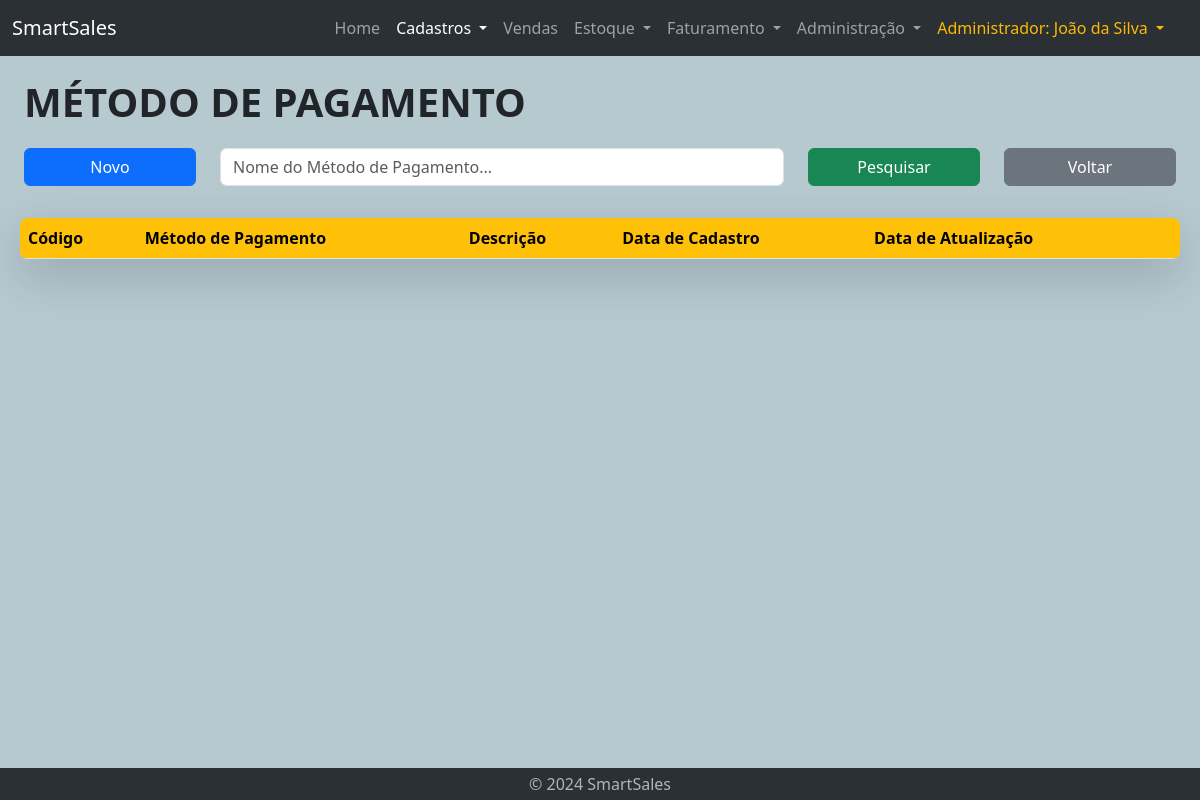
The page /vendedor-lst-metodopagamento.php (signed in) on the database as committed earlier.
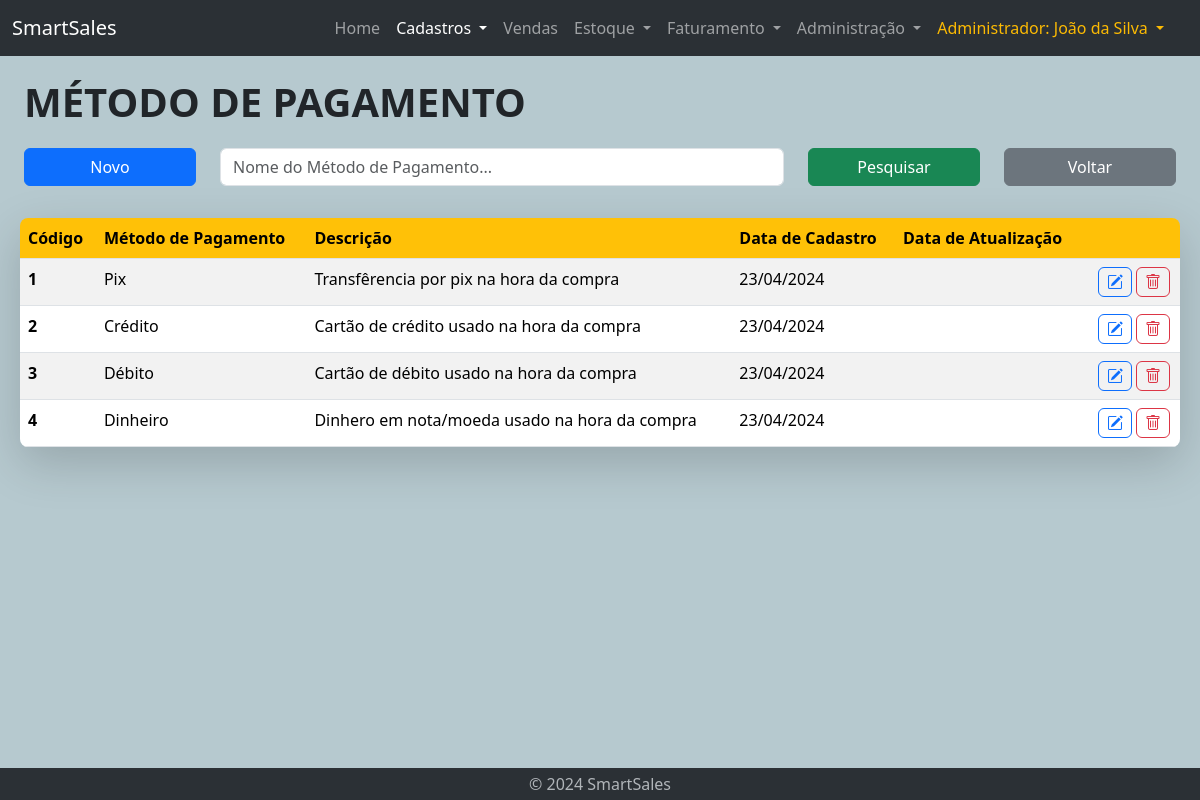
The same page on the database as committed later.
### tables this page shows
CREATE TABLE metodopagamento (
    id int AUTO_INCREMENT PRIMARY KEY,
    nome VARCHAR(255) NOT NULL,
    descricao VARCHAR(1000),
    data_cad DATE,
    data_updt DATE
);

### vendedor-lst-metodopagamento.php (the view, shortened to what this page needs)
<!DOCTYPE html>
<html lang="en">
<head>
    <?php require "geral/links.php" ?>
</head>
<body id="cadastro">
    <?php require "geral/navbar.php" ?>
    <?php require 'bd/connection.php'; ?>
    <div class="container-fluid mt-3 home">
        <div class="container-fluid">
            <div class="title-text">
                MÉTODO DE PAGAMENTO
            </div>
        </div>
        <div class="container-fluid mt-3">
            <form action="vendedor-lst-metodopagamento.php" method="post">
                <div class="row">
                    <div class="col-lg-2 col-sm-2 col-3">
                        <button type="button" class="btn btn-primary mb-3 w-100" onclick="window.location.href='vendedor-cad-metodopagamento.php'">Novo</button>
                    </div>
                    <div class="col-lg-6 col-sm-7 col-9">
                            <input type="text" name="nomeMetodoPagamento" class="form-control mb-3" id="inputPesquisa" placeholder="Nome do Método de Pagamento..."
                                value="<?php echo isset($_POST['nomeMetodoPagamento']) ? $_POST['nomeMetodoPagamento'] : ''; ?>">
                    </div>
                    <div class="col-lg-2 col-sm-3 col-12">
                        <button type="submit" class="btn btn-success mb-3 w-100">Pesquisar</button>
                    </div>
                    <div class="col-lg-2 col-sm-2 col-12">
                        <button type="button" class="btn btn-secondary mb-3 w-100" onclick="window.location.href='vendedor-cadastros-home.php'">Voltar</button>
                    </div>
                </div>
            </form>
        </div>
        <div class="container-fuid mt-3 ms-lg-2 me-lg-2 shadow-lg rounded-3">
            <?php
                $conn = new mysqli($servername, $username, $password, $database);
                $sql = "SELECT t1.id, t1.nome, t1.descricao, t1.data_cad, t1.data_updt FROM metodopagamento t1";
                ?>
                <div class='table-responsive table-wrapper'>
                    <table class='table table-striped table-hover rounded-3 overflow-hidden' id='myTable'>
                	    <thead class='thead-yellow'>
                            <tr>
                                <th scope='col'>Código</th>
                                <th scope='col'>Método de Pagamento</th>
                                <th scope='col'>Descrição</th>
                                <th scope='col'>Data de Cadastro</th>
                                <th scope='col'>Data de Atualização</th>
                                <th scope='col'> </th>
                            </tr>
                	    </thead>
                <?php
                if ($result = $conn->query($sql)) {
                    if ($result->num_rows > 0) {
                        echo "<tbody>";
                        while ($row = $result->fetch_assoc() ) {
                            $dataN = explode('-', $row["data_cad"]);
                            $ano_cad = $dataN[0];
                            $mes_cad = $dataN[1];
                            $dia_cad = $dataN[2];
                            $cod = $row["id"];
                            $nova_data_cad = $dia_cad . '/' . $mes_cad . '/' . $ano_cad;
                            echo "<tr>";
                            echo "  <th scope'row'>";
                            echo $cod;
                            echo "  </th><td>";
                            echo $row["nome"];
                            echo "  </td><td>";
                            echo $row["descricao"];
                            echo "  </td><td>";
                            echo $nova_data_cad;
                            echo "  </td><td>";
                            echo "  </td>";
                ?>
                                <td>
                                    <button type="button" class="btn btn-outline-danger"
                                    data-bs-toggle="tooltip" data-bs-placement="left" data-bs-title="Excluir categoria" data-bs-custom-class="custom-tooltip"
                                    onclick="window.location.href='vendedor-del-metodopagamento.php?id=<?php echo $cod; ?>'">
                                        <a class="bi bi-trash"></a>
                                    </button>
                                    <button type="button" class="btn btn-outline-primary"
                                    data-bs-toggle="tooltip" data-bs-placement="left" data-bs-title="Editar categoria" data-bs-custom-class="custom-tooltip"
                                    onclick="window.location.href='vendedor-updt-metodopagamento.php?id=<?php echo $cod; ?>'">
                                        <a class="bi bi-pencil-square"></a>
                                    </button>
                                </td>
                            </tr>
            <?php
                        }
                        echo "</tbody>";
                    }
                    echo "  </table>";
                    echo "</div>";
                } else {
                    echo "Erro executando SELECT: " . $conn->connect_error;
                }
            ?>
        </div>
    </div>
    <?php require "geral/footer.php" ?>
</body>
</html>

### geral/links.php (shortened to what this page needs)
<link rel="stylesheet" href="framework/bootstrap-5.3.3-dist/css/bootstrap.min.css">
<link rel="stylesheet" href="https://cdn.jsdelivr.net/npm/bootstrap-icons@1.11.3/font/bootstrap-icons.min.css">
<link href="https://cdn.jsdelivr.net/npm/sweetalert2@11.10.8/dist/sweetalert2.min.css" rel="stylesheet">
<link rel="stylesheet" href="css/style.css">

### geral/navbar.php (shortened to what this page needs)
<nav class="navbar navbar-expand-lg bg-body-tertiary" data-bs-theme="dark">
    <div class="container-fluid">
        <a class="navbar-brand" href="home.php">SmartSales</a>
        <div class="offcanvas offcanvas-end" tabindex="-1" id="offcanvasNavbar" aria-labelledby="offcanvasNavbarLabel">
            <div class="offcanvas-body">
                <ul class="navbar-nav justify-content-end flex-grow-1 pe-3">
                    <li class="nav-item">
                        <a class="nav-link" id="home" aria-current="page" href="home.php">Home</a>
                    </li>
                    <li class="nav-item dropdown">
                        <a class="nav-link dropdown-toggle" id="cadastro" href="#" role="button" data-bs-toggle="dropdown" aria-expanded="false">
                            Cadastros
                        </a>
                    </li>
                    <li class="nav-item">
                        <a class="nav-link" id="vendas" href="vendedor-lst-vendas.php" role="button">
                            Vendas
                        </a>
                    </li>
                    <li class="nav-item dropdown">
                        <a class="nav-link dropdown-toggle" id="estoque" href="#" role="button" data-bs-toggle="dropdown" aria-expanded="false">
                            Estoque
                        </a>
                    </li>
                    <li class="nav-item dropdown">
                        <a class="nav-link dropdown-toggle" id="faturamento" href="#" role="button" data-bs-toggle="dropdown" aria-expanded="false">
                            Faturamento
                        </a>
                    </li>
                    <li class="nav-item dropdown">
                        <a class="nav-link dropdown-toggle" id="admin" href="#" role="button" data-bs-toggle="dropdown" aria-expanded="false">
                            Administração
                        </a>
                    </li>
                    <li class="nav-item dropdown">
                        <a class="nav-link dropdown-toggle" href="#" role="button" id="dropdownMenuLink" data-bs-toggle="dropdown" aria-expanded="false" style="color: #fcba03">
                            <?php echo $_SESSION['cargo_nome'] . ": " . $_SESSION['nome']; ?>
                        </a>
                    </li>
                </ul>
            </div>
        </div>
    </div>
</nav>

### geral/footer.php (shortened to what this page needs)
<footer class="my-0" data-bs-theme="dark" style="width: 100% !important">
    <p class="text-center text-body-secondary" style="margin-bottom: 0px;"><a href="#" class="nav-link p-1" data-bs-toggle="modal" data-bs-target="#sobreModal">© 2024 SmartSales</a></p>
</footer>

### css/style.css (style rules this page uses)
body { display: flex; flex-direction: column; min-height: 100vh; background-color: #b6c9cf; }
footer { margin-top: auto; background-color: rgb(43, 48, 53); width: 100% !important; }
.container-fluid.home { flex: 1; margin-bottom: 1rem; }
.title-text { font-weight: 900; font-size: 40px; }
div.table-responsive #myTable .btn { padding: 2px 8px; float: right; margin: 0px 2px; }
div.table-responsive #myTable { margin-bottom: 0px; }
div.table-responsive #myTable a { color: inherit; }
.thead-yellow { --bs-table-color: black; --bs-table-bg: #ffc107; color: var(--bs-table-color); }

Rows that differ between the two databases and show on the page:
added metodopagamento: id "1", nome "Pix", descricao "Transfêrencia por pix na hora da compra", data_cad "23/04/2024"
added metodopagamento: id "2", nome "Crédito", descricao "Cartão de crédito usado na hora da compra", data_cad "23/04/2024"
added metodopagamento: id "3", nome "Débito", descricao "Cartão de débito usado na hora da compra", data_cad "23/04/2024"
added metodopagamento: id "4", nome "Dinheiro", descricao "Dinhero em nota/moeda usado na hora da compra", data_cad "23/04/2024"
